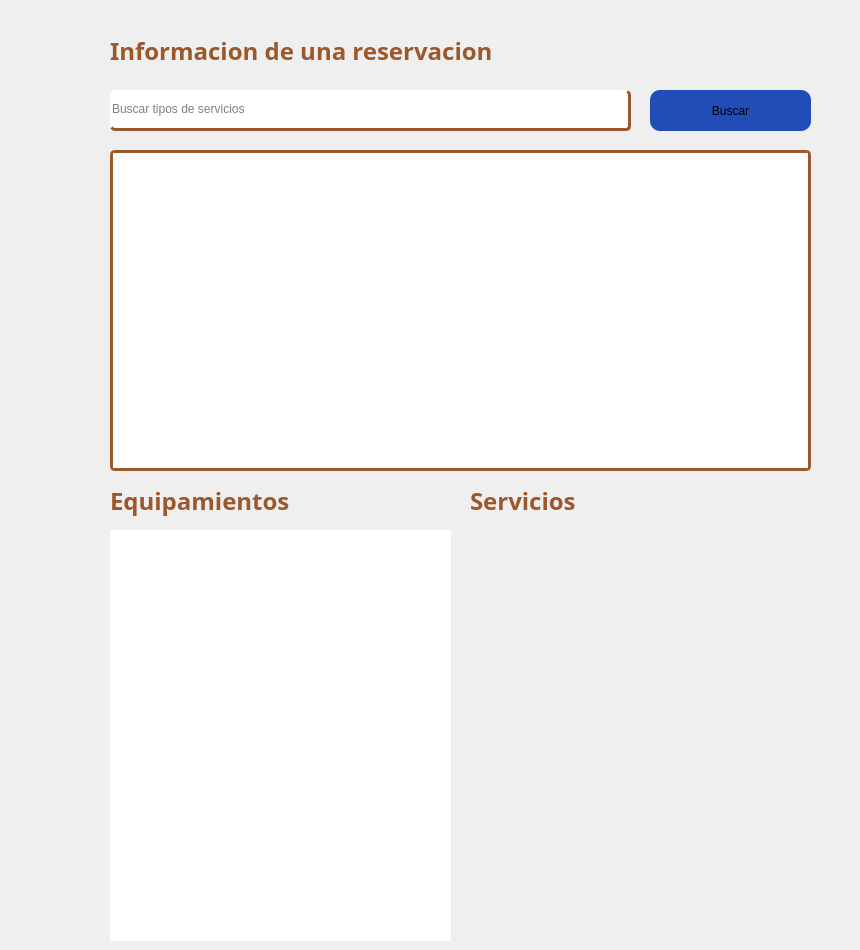
            <widget class="QWidget" name="tab_23">
             <attribute name="title">
              <string>Informacion de la reservacion</string>
             </attribute>
             <widget class="QTextEdit" name="tResultadoS_2">
              <property name="enabled">
               <bool>true</bool>
              </property>
              <property name="geometry">
               <rect>
                <x>110</x>
                <y>150</y>
                <width>701</width>
                <height>321</height>
               </rect>
              </property>
              <property name="font">
               <font>
                <family>Adwaita Sans</family>
                <pointsize>12</pointsize>
               </font>
              </property>
              <property name="cursor" stdset="0">
               <cursorShape>IBeamCursor</cursorShape>
              </property>
              <property name="styleSheet">
               <string notr="true">border: unset;
color: rgb(0, 0, 0);
border-radius: 5px;
border: 3px solid rgba(155, 88, 43, 1.0);
</string>
              </property>
              <property name="verticalScrollBarPolicy">
               <enum>Qt::ScrollBarPolicy::ScrollBarAsNeeded</enum>
              </property>
              <property name="readOnly">
               <bool>true</bool>
              </property>
             </widget>
             <widget class="QLineEdit" name="tipoBuscar_2">
              <property name="geometry">
               <rect>
                <x>110</x>
                <y>90</y>
                <width>521</width>
                <height>41</height>
               </rect>
              </property>
              <property name="styleSheet">
               <string notr="true">color: rgb(0, 0, 0);
border-radius: 5px;
border-bottom: 3px solid rgba(155, 88, 43, 1.0);
border-right: 3px solid  rgba(155, 88, 43, 1.0);</string>
              </property>
              <property name="text">
               <string/>
              </property>
              <property name="placeholderText">
               <string>Buscar tipos de servicios</string>
              </property>
             </widget>
             <widget class="QPushButton" name="buscarTipo_2">
              <property name="geometry">
               <rect>
                <x>650</x>
                <y>90</y>
                <width>161</width>
                <height>41</height>
               </rect>
              </property>
              <property name="styleSheet">
               <string notr="true">border-radius: 10px;
background-color: rgb(38, 96, 255);
background-color: rgb(34, 76, 184);</string>
              </property>
              <property name="text">
               <string>Buscar</string>
              </property>
             </widget>
             <widget class="QTextEdit" name="tResultadoS_3">
              <property name="enabled">
               <bool>true</bool>
              </property>
              <property name="geometry">
               <rect>
                <x>110</x>
                <y>530</y>
                <width>341</width>
                <height>411</height>
               </rect>
              </property>
              <property name="font">
               <font>
                <family>Adwaita Sans</family>
                <pointsize>12</pointsize>
               </font>
              </property>
              <property name="cursor" stdset="0">
               <cursorShape>IBeamCursor</cursorShape>
              </property>
              <property name="styleSheet">
               <string notr="true">border: unset;
color: rgb(0, 0, 0);
border-radius: 5px;

</string>
              </property>
              <property name="verticalScrollBarPolicy">
               <enum>Qt::ScrollBarPolicy::ScrollBarAsNeeded</enum>
              </property>
              <property name="readOnly">
               <bool>true</bool>
              </property>
             </widget>
             <widget class="QLabel" name="label_46">
              <property name="geometry">
               <rect>
                <x>110</x>
                <y>30</y>
                <width>381</width>
                <height>41</height>
               </rect>
              </property>
              <property name="font">
               <font>
                <family>Adwaita Sans</family>
                <pointsize>18</pointsize>
                <bold>true</bold>
               </font>
              </property>
              <property name="styleSheet">
               <string notr="true">border: none;
color: rgba(155, 88, 43, 1.0);
</string>
              </property>
              <property name="text">
               <string>Informacion de una reservacion</string>
              </property>
             </widget>
             <widget class="QLabel" name="label_47">
              <property name="geometry">
               <rect>
                <x>110</x>
                <y>480</y>
                <width>381</width>
                <height>41</height>
               </rect>
              </property>
              <property name="font">
               <font>
                <family>Adwaita Sans</family>
                <pointsize>18</pointsize>
                <bold>true</bold>
               </font>
              </property>
              <property name="styleSheet">
               <string notr="true">border: none;
color: rgba(155, 88, 43, 1.0);
</string>
              </property>
              <property name="text">
               <string>Equipamientos</string>
              </property>
             </widget>
             <widget class="QLabel" name="label_49">
              <property name="geometry">
               <rect>
                <x>470</x>
                <y>480</y>
                <width>381</width>
                <height>41</height>
               </rect>
              </property>
              <property name="font">
               <font>
                <family>Adwaita Sans</family>
                <pointsize>18</pointsize>
                <bold>true</bold>
               </font>
              </property>
              <property name="styleSheet">
               <string notr="true">border: none;
color: rgba(155, 88, 43, 1.0);
</string>
              </property>
              <property name="text">
               <string>Servicios</string>
              </property>
             </widget>
            </widget>
